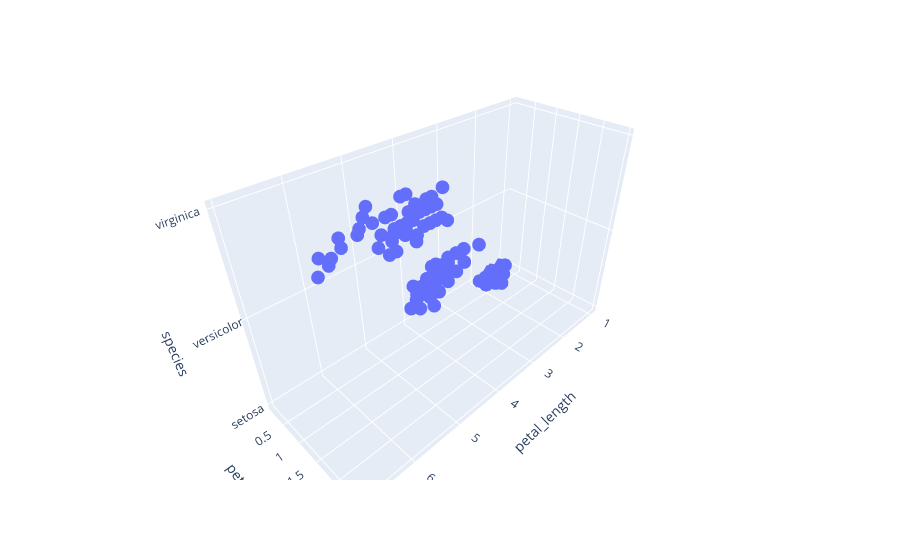

Notebook code cell kept with this figure:
### Code cell
scatter_3d(df,x='petal_length',y='petal_width',z='species')

### Figure 1 — Plotly figure (JSON) as saved in the notebook; plotly's stock layout.template omitted (floating-point values rounded to 4 significant figures; data arrays with more than 128 entries replaced by an {"elided": "..."} marker saying what was removed)
{"data": [{"hovertemplate": "petal_length=%{x}<br>petal_width=%{y}<br>species=%{z}<extra></extra>", "legendgroup": "", "marker": {"color": "#636efa", "symbol": "circle"}, "mode": "markers", "name": "", "scene": "scene", "showlegend": false, "type": "scatter3d", "x": {"elided": "150 float values"}, "y": {"elided": "150 float values"}, "z": {"elided": "150 str values"}}], "layout": {"legend": {"tracegroupgap": 0}, "margin": {"t": 60}, "scene": {"domain": {"x": [0, 1], "y": [0, 1]}, "xaxis": {"title": {"text": "petal_length"}}, "yaxis": {"title": {"text": "petal_width"}}, "zaxis": {"title": {"text": "species"}}}}}
